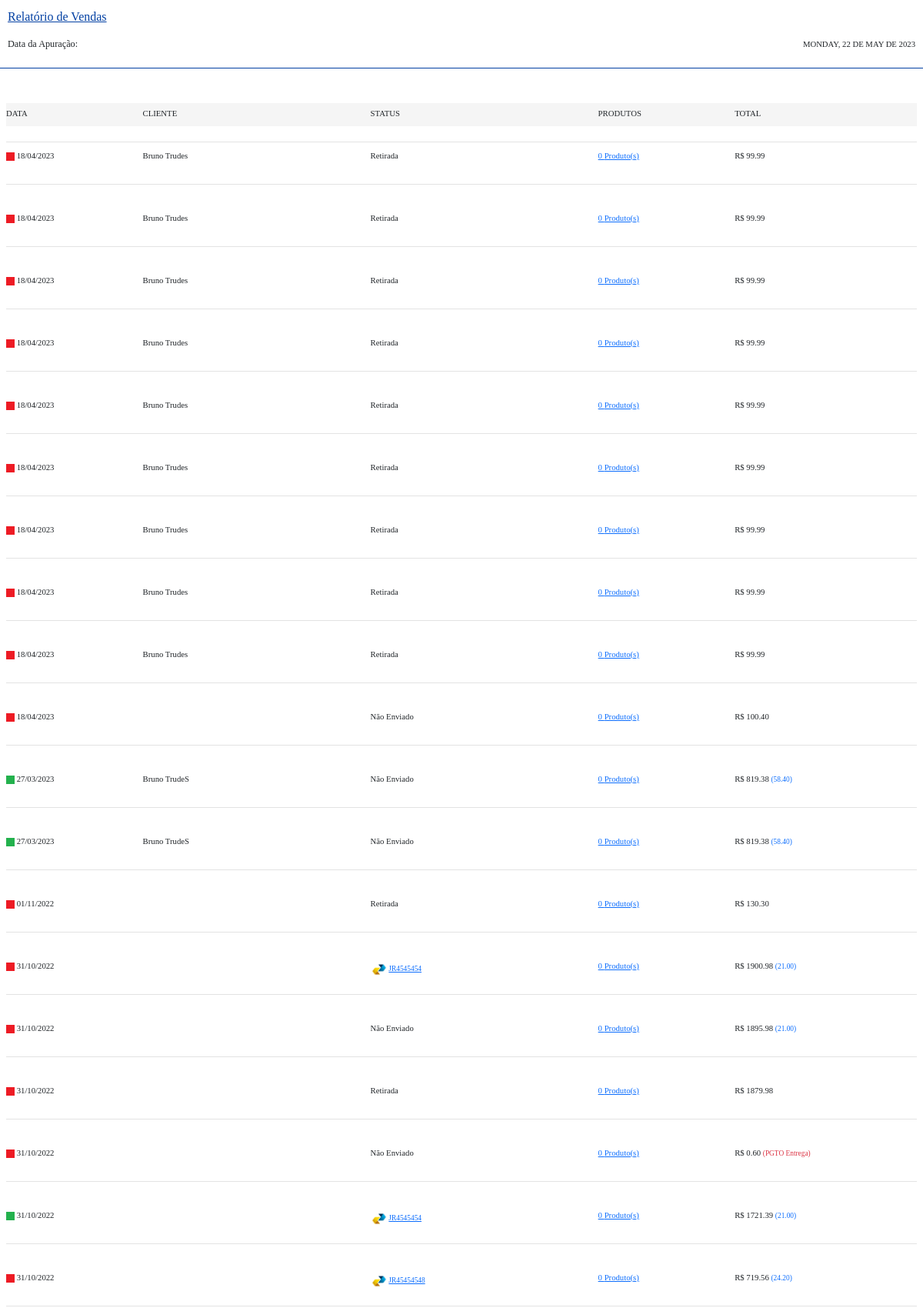
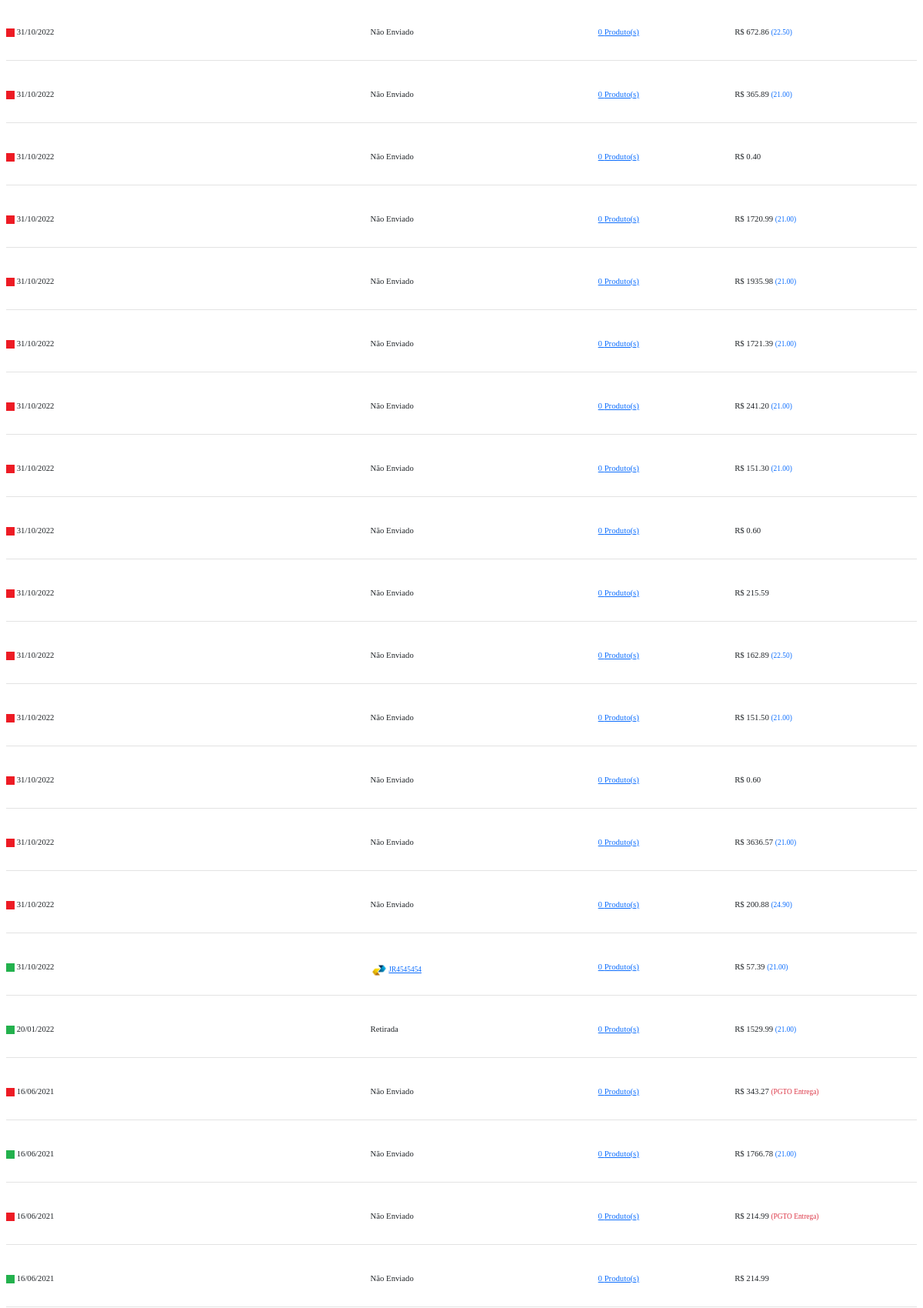
Page /sistema/painel-admin/rel/rel_vendas_html.php (upper part) on the committed database (2 pictures, top to bottom).
### tables this page shows
CREATE TABLE `vendas` (
  `id` int(11) NOT NULL AUTO_INCREMENT,
  `sub_total` decimal(10,2) NOT NULL,
  `frete` decimal(8,2) NOT NULL,
  `total` decimal(10,2) NOT NULL,
  `id_usuario` int(11) NOT NULL,
  `pago` varchar(5) NOT NULL,
  `data` date NOT NULL,
  `status` varchar(35) NOT NULL,
  `rastreio` varchar(35) DEFAULT NULL,
  `pgto_entrega` varchar(5) DEFAULT NULL,
  `tipo_frete` varchar(20) DEFAULT NULL,
  PRIMARY KEY (`id`)
);

CREATE TABLE `usuarios` (
  `id` int(11) NOT NULL AUTO_INCREMENT,
  `nome` varchar(50) NOT NULL,
  `cpf` varchar(20) NOT NULL,
  `email` varchar(50) NOT NULL,
  `fone` varchar(15) NOT NULL,
  `senha` varchar(35) NOT NULL,
  `senha_crip` varchar(150) NOT NULL,
  `nivel` varchar(20) NOT NULL,
  `imagem` varchar(100) DEFAULT NULL,
  PRIMARY KEY (`id`)
);

### config.php (called while the page is built, shortened)
<?php
$url_loja = "http://$_SERVER[HTTP_HOST]/";
$url = explode("//", $url_loja);
if($url[1] == 'localhost/'){
	$url_loja = "http://$_SERVER[HTTP_HOST]/loja/";
}
 ?>

### sistema/painel-admin/rel/rel_vendas_html.php (the view, shortened to what this page needs)
<?php
require_once("../../../conexao.php");
$data_hoje = utf8_encode(strftime('%A, %d de %B de %Y', strtotime('today')));
$tipo = @$_GET['tipo'];
$data_inicial = @$_GET['data_inicial'];
$data_final = @$_GET['data_final'];
$data_inicialF = implode('/', array_reverse(explode('-', $data_inicial)));
$data_finalF = implode('/', array_reverse(explode('-', $data_final)));
if($tipo == "Sim"){
	$titulo_rel = 'Relatório de Vendas Pagas';
}else if($tipo == "Não"){
	$titulo_rel = 'Relatório de Vendas Pendentes';
}else{
	$titulo_rel = 'Relatório de Vendas';
}
if($data_inicial == $data_final){
	$apuracao = 'Data da Apuração: '.$data_inicialF;
}else{
	$apuracao = 'Apuração: '.$data_inicialF.' à '.$data_finalF;
}
if($tipo == ""){
	$tipo = '%%';
}
?>
<!DOCTYPE html>
<html>
<head>
	<link href="https://cdn.jsdelivr.net/npm/bootstrap@5.0.0/dist/css/bootstrap.min.css" rel="stylesheet">
</head>
<body>
		<section class="area-cab">
		<div class="cabecalho">
			<div class="coluna titulo_cab" style="width:70%"> <u><?php echo $titulo_rel ?></u></div>
			<div align="right" class="coluna" style="width:30%"> <?php echo mb_strtoupper($nome_loja) ?></div>
		</div>
		</section>
		<br>
		<section class="area-cab">
		<div class="cabecalho">
			<div class="coluna" style="width:60%"><small> <small><?php echo $apuracao ?></small></small></div>
			<div align="right" class="coluna" style="width:40%"><small> <small><small> <?php echo mb_strtoupper($data_hoje) ?></small></small></small></div>
		</div>
		</section>
		<br>
		<div class="cabecalho" style="border-bottom: solid 1px #0340a3">
		</div>
	<div class="mx-2" style="padding-top:15px ">
	<small><small><small>
	<section class="area-tab" style="background-color: #f5f5f5;">
						<div class="linha-cab" style="padding-top: 5px;">
							<div class="coluna" style="width:15%">DATA</div>
							<div class="coluna" style="width:25%">CLIENTE</div>
							<div class="coluna" style="width:25%">STATUS</div>
							<div class="coluna" style="width:15%">PRODUTOS</div>
							<div class="coluna" style="width:20%">TOTAL</div>
						</div>
				</section><small></small>
				<div class="cabecalho mb-1" style="border-bottom: solid 1px #e3e3e3;">
		</div>
		 <?php
                   $query_ped = $pdo->query("SELECT * FROM vendas where (data >= '$data_inicial' or data >= '$data_final') and pago LIKE '$tipo' order by id desc ");
                   $res_ped = $query_ped->fetchAll(PDO::FETCH_ASSOC);
                   for ($i=0; $i < count($res_ped); $i++) {
                      $data = $res_ped[$i]['data'];
                      $total = $res_ped[$i]['total'];
                      $pago = $res_ped[$i]['pago'];
                      $status = $res_ped[$i]['status'];
                      $rastreio = $res_ped[$i]['rastreio'];
                      $id_venda = $res_ped[$i]['id'];
                       $pgto_entrega = $res_ped[$i]['pgto_entrega'];
                        $frete = $res_ped[$i]['frete'];
                        $id_usuario = $res_ped[$i]['id_usuario'];
                      $data = implode('/', array_reverse(explode('-', $data)));
                      $quantidade_produtos = 0;
                    $query3 = $pdo->query("SELECT * FROM usuarios where id = '$id_usuario' order by id desc ");
                   $res3 = $query3->fetchAll(PDO::FETCH_ASSOC);
                   $nome_cliente = $res3[0]['nome'];
			?>
				<section class="area-tab" style="padding-top:5px">
				<div class="linha-cab <?php echo $classe_linha ?>">
			<div class="coluna" style="width:15%">
                            <?php
                        if($pago == 'Sim') {
                            echo '<img src="'.$url_loja.'img/verde.jpg" width="11px">';
                        }else{
                             echo '<img src="'.$url_loja.'img/vermelho.jpg" width="11px">';
                        }?>
                        <?php echo $data ?>
                         </div>
                          <div class="coluna" style="width:25%"><?php echo $nome_cliente ?>
                   </div>
                    <div class="coluna" style="width:25%">
                            <?php if($status == 'Enviado'){
                                echo '<img src="'.$url_loja.'img/correios.jpg" width"25px" height="25"><a class="text-primary" title="Código de Postagem"><small>'. $rastreio .'</small></a>';
                            }else{
                                echo $status;
                            } ?>
                            </div>
                        <div class="coluna" style="width:15%">
                            <a href="" onclick="verProdutos('<?php echo $id_venda ?>')" title="Ver Produtos">
                            <?php echo $quantidade_produtos ?> Produto(s)
                            </a>
                        </div>
                         <div class="coluna" style="width:20%">R$ <?php echo $total ?>
                             <?php if($frete > 0){
              echo ' <small><span class="text-primary">('.$frete.')</span></small>';
             } ?>
             <?php
             if($pgto_entrega != ''){
                                  echo ' <small><span class="text-danger">(PGTO Entrega)</span></small>';
                                }
              ?>
                        </div>
			</div>
		</section>
		<div class="cabecalho" style="border-bottom: solid 1px #e3e3e3;">
		</div>
		<?php } ?>
		</small></small>
</div>
		<br>
</body>
</html>

### rows in the picture
vendas: data "18/04/2023", id_usuario.nome "Bruno Trudes", status "Retirada", quantidade_produtos "0", total "99.99"
vendas: data "18/04/2023", id_usuario.nome "Bruno Trudes", status "Retirada", quantidade_produtos "0", total "99.99"
vendas: data "18/04/2023", id_usuario.nome "Bruno Trudes", status "Retirada", quantidade_produtos "0", total "99.99"
vendas: data "18/04/2023", id_usuario.nome "Bruno Trudes", status "Retirada", quantidade_produtos "0", total "99.99"
vendas: data "18/04/2023", id_usuario.nome "Bruno Trudes", status "Retirada", quantidade_produtos "0", total "99.99"
vendas: data "18/04/2023", id_usuario.nome "Bruno Trudes", status "Retirada", quantidade_produtos "0", total "99.99"
vendas: data "18/04/2023", id_usuario.nome "Bruno Trudes", status "Retirada", quantidade_produtos "0", total "99.99"
vendas: data "18/04/2023", id_usuario.nome "Bruno Trudes", status "Retirada", quantidade_produtos "0", total "99.99"
vendas: data "18/04/2023", id_usuario.nome "Bruno Trudes", status "Retirada", quantidade_produtos "0", total "99.99"
vendas: data "18/04/2023", status "Não Enviado", quantidade_produtos "0", total "100.40"
vendas: data "27/03/2023", id_usuario.nome "Bruno TrudeS", status "Não Enviado", quantidade_produtos "0", total "819.38", frete "58.40"
vendas: data "27/03/2023", id_usuario.nome "Bruno TrudeS", status "Não Enviado", quantidade_produtos "0", total "819.38", frete "58.40"
vendas: data "01/11/2022", status "Retirada", quantidade_produtos "0", total "130.30"
vendas: data "31/10/2022", rastreio "JR4545454", quantidade_produtos "0", total "1900.98", frete "21.00"
vendas: data "31/10/2022", status "Não Enviado", quantidade_produtos "0", total "1895.98", frete "21.00"
vendas: data "31/10/2022", status "Retirada", quantidade_produtos "0", total "1879.98"
vendas: data "31/10/2022", status "Não Enviado", quantidade_produtos "0", total "0.60", pgto_entrega "(PGTO Entrega)"
vendas: data "31/10/2022", rastreio "JR4545454", quantidade_produtos "0", total "1721.39", frete "21.00"
vendas: data "31/10/2022", rastreio "JR45454548", quantidade_produtos "0", total "719.56", frete "24.20"
vendas: data "31/10/2022", status "Não Enviado", quantidade_produtos "0", total "672.86", frete "22.50"
vendas: data "31/10/2022", status "Não Enviado", quantidade_produtos "0", total "365.89", frete "21.00"
vendas: data "31/10/2022", status "Não Enviado", quantidade_produtos "0", total "0.40"
vendas: data "31/10/2022", status "Não Enviado", quantidade_produtos "0", total "1720.99", frete "21.00"
vendas: data "31/10/2022", status "Não Enviado", quantidade_produtos "0", total "1935.98", frete "21.00"
vendas: data "31/10/2022", status "Não Enviado", quantidade_produtos "0", total "1721.39", frete "21.00"
vendas: data "31/10/2022", status "Não Enviado", quantidade_produtos "0", total "241.20", frete "21.00"
vendas: data "31/10/2022", status "Não Enviado", quantidade_produtos "0", total "151.30", frete "21.00"
vendas: data "31/10/2022", status "Não Enviado", quantidade_produtos "0", total "0.60"
vendas: data "31/10/2022", status "Não Enviado", quantidade_produtos "0", total "215.59"
vendas: data "31/10/2022", status "Não Enviado", quantidade_produtos "0", total "162.89", frete "22.50"
vendas: data "31/10/2022", status "Não Enviado", quantidade_produtos "0", total "151.50", frete "21.00"
vendas: data "31/10/2022", status "Não Enviado", quantidade_produtos "0", total "0.60"
vendas: data "31/10/2022", status "Não Enviado", quantidade_produtos "0", total "3636.57", frete "21.00"
vendas: data "31/10/2022", status "Não Enviado", quantidade_produtos "0", total "200.88", frete "24.90"
vendas: data "31/10/2022", rastreio "JR4545454", quantidade_produtos "0", total "57.39", frete "21.00"
vendas: data "20/01/2022", status "Retirada", quantidade_produtos "0", total "1529.99", frete "21.00"
vendas: data "16/06/2021", status "Não Enviado", quantidade_produtos "0", total "343.27", pgto_entrega "(PGTO Entrega)"
vendas: data "16/06/2021", status "Não Enviado", quantidade_produtos "0", total "1766.78", frete "21.00"
vendas: data "16/06/2021", status "Não Enviado", quantidade_produtos "0", total "214.99", pgto_entrega "(PGTO Entrega)"
vendas: data "16/06/2021", status "Não Enviado", quantidade_produtos "0", total "214.99"

### other values in the picture
$titulo_rel "Relatório de Vendas"
$apuracao "Data da Apuração:"
mb_strtoupper($data_hoje) "MONDAY, 22 DE MAY DE 2023"
